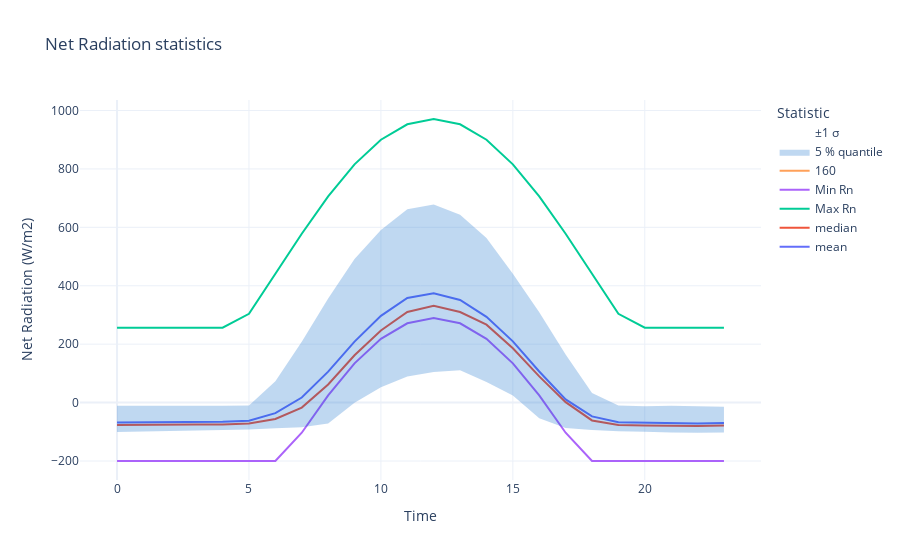

This figure's notebook cell:
### Code cell
sql = "SELECT * from groundwater.micromet_met where stationid='US-UTD'"
df = pd.read_sql(sql, engine, index_col='datetime_start', parse_dates=True).replace(-9999, np.nan)

col = 'netrad_1_1_2'

doy = 160

Rn_min, Rn_max = estimate_net_radiation_range(doy, hour)
print(f"DOY: {doy}, Hour: {hour}")
print(f"Estimated Net Radiation Range: {Rn_min:.1f} W/m² to {Rn_max:.1f} W/m²")

# Optional: Plotting diurnal range
hours = np.arange(0, 24)
rn_min_list, rn_max_list = zip(*[estimate_net_radiation_range(doy, h) for h in hours])

rev_min = []
rev_max = []
for i in rn_min_list:
    if i-200 <= -200:
        rev_min.append(-200)
    else:
        i = i - 200
        rev_min.append(i)
for i in rn_max_list:
    i = i + 150
    rev_max.append(i)

hourly = df.groupby(df.index.hour).agg(
        median=(col, "median"),
        mean=(col, "mean"),
        std=(col, "std"),
        q05=(col, lambda x: x.quantile(0.05)),
        q25=(col, lambda x: x.quantile(0.25)),
        q75=(col, lambda x: x.quantile(0.75)),
        q95=(col, lambda x: x.quantile(0.95)),
    )


dly = df.groupby([df.index.dayofyear, df.index.hour]).agg(
        median=(col, "median"),
        mean=(col, "mean"),
    )


# Using plotly.express


import plotly.graph_objects as go

# ----- assume `hourly` already exists from the resample/agg step -----
# If not, run the block from the previous answer first.

fig = go.Figure()

# 1) add the “central-tendency” curves
fig.add_scatter(
    x=hourly.index, y=hourly["mean"],
    mode="lines", name="mean"
)
fig.add_scatter(
    x=hourly.index, y=hourly["median"],
    mode="lines", name="median"
)

fig.add_scatter(x = hours, y = rev_max, name="Max Rn", mode="lines")
fig.add_scatter(x = hours, y = rev_min, name="Min Rn", mode="lines")

fig.add_scatter(x=dly.loc[doy].index, y = dly.loc[doy,"mean"], name=doy)

# 3) add the 5-95 % band (lighter shading)
fig.add_scatter(
    x=hourly.index, y=hourly["q95"],
    mode="lines", name="95 % quantile",
    line=dict(width=0),
    showlegend=False
)
fig.add_scatter(
    x=hourly.index, y=hourly["q05"],
    mode="lines", name="5 % quantile",
    line=dict(width=0),
    fill="tonexty",
    fillcolor="rgba(0,100,200,0.25)",
    showlegend=True
)

# 4) optionally add error bars for the standard deviation
fig.add_scatter(
    x=hourly.index, y=hourly["mean"],
    mode="markers",
    error_y=dict(
        type="data",
        array=hourly["std"],
        visible=True
    ),
    marker=dict(size=4, color="rgba(0,0,0,0)"),  # invisible dots; only error bars show
    name="±1 σ"
)

fig.update_layout(
    title="Net Radiation statistics",
    yaxis_title="Net Radiation (W/m2)",
    xaxis_title="Time",
    hovermode="x unified",
    template="plotly_white",
    legend_title="Statistic"
)

fig.show()

### Figure 1 — Plotly figure (JSON) as saved in the notebook; plotly's stock layout.template omitted (floating-point values rounded to 4 significant figures)
{"data": [{"mode": "lines", "name": "mean", "type": "scatter", "x": [0, 1, 2, 3, 4, 5, 6, 7, 8, 9, 10, 11, 12, 13, 14, 15, 16, 17, 18, 19, 20, 21, 22, 23], "y": [-68.57, -67.96, -66.73, -65.93, -65.21, -62.09, -36.31, 17.28, 105.9, 208.8, 297.0, 358.2, 374.0, 351.5, 293.4, 209.7, 106.5, 10.69, -47.31, -67.34, -69.01, -70.93, -71.42, -70.04]}, {"mode": "lines", "name": "median", "type": "scatter", "x": [0, 1, 2, 3, 4, 5, 6, 7, 8, 9, 10, 11, 12, 13, 14, 15, 16, 17, 18, 19, 20, 21, 22, 23], "y": [-77.02, -77.17, -76.19, -74.92, -74.85, -71.68, -56.02, -17.1, 61.89, 162.0, 247.0, 310.2, 331.5, 310.1, 266.7, 186.1, 89.69, 1.388, -61.11, -76.76, -78.19, -80.11, -80.04, -78.72]}, {"mode": "lines", "name": "Max Rn", "type": "scatter", "x": [0, 1, 2, 3, 4, 5, 6, 7, 8, 9, 10, 11, 12, 13, 14, 15, 16, 17, 18, 19, 20, 21, 22, 23], "y": [256.5, 256.5, 256.5, 256.5, 256.5, 304.0, 441.1, 578.3, 706.0, 815.8, 900.0, 952.9, 970.9, 952.9, 900.0, 815.8, 706.0, 578.3, 441.1, 304.0, 256.5, 256.5, 256.5, 256.5]}, {"mode": "lines", "name": "Min Rn", "type": "scatter", "x": [0, 1, 2, 3, 4, 5, 6, 7, 8, 9, 10, 11, 12, 13, 14, 15, 16, 17, 18, 19, 20, 21, 22, 23], "y": [-200, -200, -200, -200, -200, -200, -200, -103.2, 24.54, 134.3, 218.5, 271.4, 289.4, 271.4, 218.5, 134.3, 24.54, -103.2, -200, -200, -200, -200, -200, -200]}, {"name": "160", "type": "scatter", "x": [0, 1, 2, 3, 4, 5, 6, 7, 8, 9, 10, 11, 12, 13, 14, 15, 16, 17, 18, 19, 20, 21, 22, 23], "y": [NaN, NaN, NaN, NaN, NaN, NaN, NaN, NaN, NaN, NaN, NaN, NaN, NaN, NaN, NaN, NaN, NaN, NaN, NaN, NaN, NaN, NaN, NaN, NaN]}, {"line": {"width": 0}, "mode": "lines", "name": "95 % quantile", "showlegend": false, "type": "scatter", "x": [0, 1, 2, 3, 4, 5, 6, 7, 8, 9, 10, 11, 12, 13, 14, 15, 16, 17, 18, 19, 20, 21, 22, 23], "y": [-10.73, -10.83, -13.01, -12.51, -10.74, -9.904, 73.04, 208.5, 356.6, 492.0, 591.1, 661.6, 677.9, 643.3, 563.6, 441.1, 309.4, 164.7, 32.98, -10.37, -12.78, -10.8, -13.3, -13.87]}, {"fill": "tonexty", "fillcolor": "rgba(0,100,200,0.25)", "line": {"width": 0}, "mode": "lines", "name": "5 % quantile", "showlegend": true, "type": "scatter", "x": [0, 1, 2, 3, 4, 5, 6, 7, 8, 9, 10, 11, 12, 13, 14, 15, 16, 17, 18, 19, 20, 21, 22, 23], "y": [-100.5, -98.88, -98.43, -97.84, -96.33, -92.26, -87.57, -84.62, -71.89, -0.4747, 52.7, 89.08, 104.4, 110.4, 70.5, 23.95, -53.89, -86.68, -93.93, -98.16, -99.71, -102.8, -103.0, -102.0]}, {"error_y": {"array": [26.86, 26.78, 26.97, 27.1, 26.85, 26.91, 52.03, 99.1, 143.8, 166.5, 181.4, 186.9, 176.2, 166.1, 152.1, 133.0, 111.5, 79.92, 42.44, 26.79, 26.92, 28.0, 27.67, 27.06], "type": "data", "visible": true}, "marker": {"color": "rgba(0,0,0,0)", "size": 4}, "mode": "markers", "name": "±1 σ", "type": "scatter", "x": [0, 1, 2, 3, 4, 5, 6, 7, 8, 9, 10, 11, 12, 13, 14, 15, 16, 17, 18, 19, 20, 21, 22, 23], "y": [-68.57, -67.96, -66.73, -65.93, -65.21, -62.09, -36.31, 17.28, 105.9, 208.8, 297.0, 358.2, 374.0, 351.5, 293.4, 209.7, 106.5, 10.69, -47.31, -67.34, -69.01, -70.93, -71.42, -70.04]}], "layout": {"hovermode": "x unified", "legend": {"title": {"text": "Statistic"}}, "title": {"text": "Net Radiation statistics"}, "xaxis": {"title": {"text": "Time"}}, "yaxis": {"title": {"text": "Net Radiation (W/m2)"}}}}
